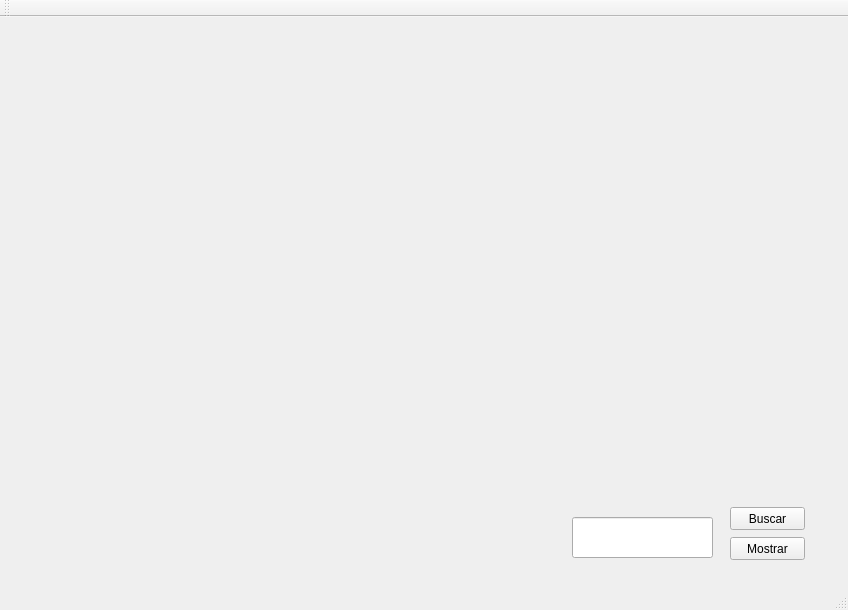
<?xml version="1.0" encoding="UTF-8"?>
<ui version="4.0">
 <class>MainWindow</class>
 <widget class="QMainWindow" name="MainWindow">
  <property name="geometry">
   <rect>
    <x>0</x>
    <y>0</y>
    <width>848</width>
    <height>610</height>
   </rect>
  </property>
  <property name="windowTitle">
   <string>MainWindow</string>
  </property>
  <widget class="QWidget" name="centralWidget">
   <widget class="QLineEdit" name="lineEditWord">
    <property name="geometry">
     <rect>
      <x>572</x>
      <y>500</y>
      <width>141</width>
      <height>41</height>
     </rect>
    </property>
   </widget>
   <widget class="QPushButton" name="pushButtonBuscar">
    <property name="geometry">
     <rect>
      <x>730</x>
      <y>490</y>
      <width>75</width>
      <height>23</height>
     </rect>
    </property>
    <property name="text">
     <string>Buscar</string>
    </property>
   </widget>
   <widget class="QPushButton" name="pushButtonMostrar">
    <property name="geometry">
     <rect>
      <x>730</x>
      <y>520</y>
      <width>75</width>
      <height>23</height>
     </rect>
    </property>
    <property name="text">
     <string>Mostrar</string>
    </property>
   </widget>
  </widget>
  <widget class="QMenuBar" name="menuBar">
   <property name="geometry">
    <rect>
     <x>0</x>
     <y>0</y>
     <width>848</width>
     <height>21</height>
    </rect>
   </property>
  </widget>
  <widget class="QToolBar" name="mainToolBar">
   <attribute name="toolBarArea">
    <enum>TopToolBarArea</enum>
   </attribute>
   <attribute name="toolBarBreak">
    <bool>false</bool>
   </attribute>
  </widget>
  <widget class="QStatusBar" name="statusBar"/>
 </widget>
 <layoutdefault spacing="6" margin="11"/>
 <resources/>
 <connections/>
</ui>
